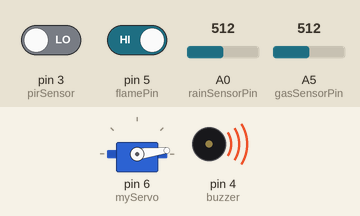
The sketch below on a simulated Arduino Uno, built with avr-gcc and run on an emulated ATmega328P. Shown: servo, buzzer (waves = sounding, pin HIGH). The test bench sets the inputs (shaded band); at power-on: A0 (rainSensorPin) = 512, A5 (gasSensorPin) = 512, pin 3 (pirSensor) LOW, pin 5 (flamePin) HIGH.

Above: at 1.3 s.
1.4 s: A0 (rainSensorPin) set to 486
At 1.9 s:
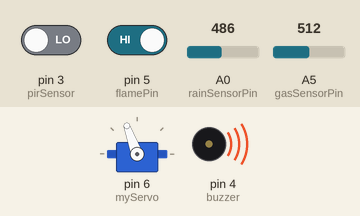
3.0 s: A5 (gasSensorPin) set to 359
4.5 s: A5 (gasSensorPin) set to 340
At 5.5 s:
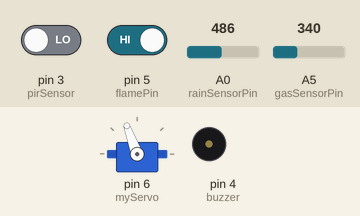
6.0 s: A0 (rainSensorPin) set to 510
At 6.7 s:
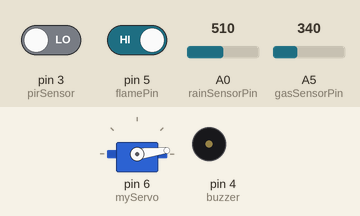
7.5 s: A0 (rainSensorPin) set to 490
At 7.9 s:
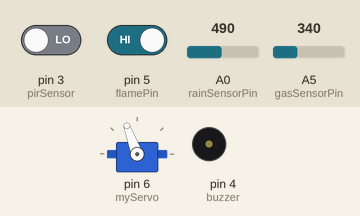
9.0 s: A0 (rainSensorPin) set to 511
At 10.2 s:
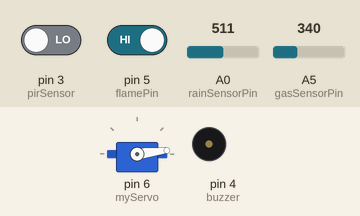
Timing chart, 0 to 11.5 s (numbered marks = the images above; inputs shaded):
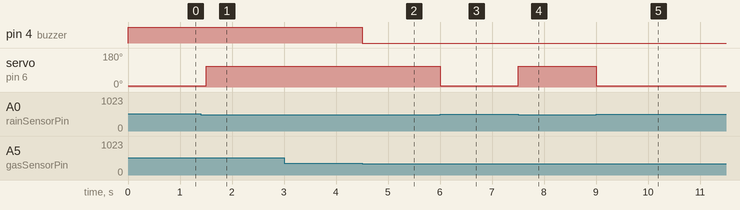

Measured:
- the behaviour switches between 500 and 499 on A0 (rainSensorPin) (found by bisection; images 0 and 1)
- the behaviour switches between 351 and 350 on A5 (gasSensorPin) (found by bisection; images 1 and 2)
- after the input at 1.4 s, servo on pin 6 (myServo): 7° → 110° after 0.10 s
- after the input at 3.0 s, every drawn part: stays the same
- after the input at 4.5 s, pin 4 (buzzer): HIGH → LOW at once
- after the input at 6.0 s, servo on pin 6 (myServo): 110° → 7° at once
- after the input at 7.5 s, servo on pin 6 (myServo): 7° → 110° at once
- after the input at 9.0 s, servo on pin 6 (myServo): 110° → 7° at once

The sketch:

Arduino2.ino
```cpp
#include <Servo.h>


Servo myServo;

const int pirSensor = 3;
const int buzzer = 4;
const int rainSensorPin = A0;
const int gasSensorPin = A5;
const int flamePin = 5;

int umbrellasensorValue = 0;
int mask = 1;

const int gasThreshold = 350;

void setup() {


  pinMode(pirSensor, INPUT);
  pinMode(buzzer, OUTPUT);
  pinMode(gasSensorPin, INPUT);
  pinMode(flamePin, INPUT);
  myServo.attach(6);
  myServo.write(7); // Initial servo position
}

void loop() {
  int motionDetected = digitalRead(pirSensor);
  int gasValue = analogRead(gasSensorPin);
  int flameState = digitalRead(flamePin);
  umbrellasensorValue = analogRead(rainSensorPin);

  bool dangerDetected = false;

  // 🔁 Motion detection
  if (motionDetected == HIGH) {
    if (mask == 1) {
      Serial.println("🚶 Motion Detected.");
      mask = 0;
    }
    dangerDetected = true;
  } else {
    mask = 1;
  }

  // 🔥 Gas detection
  if (gasValue > gasThreshold) {
    Serial.println("⚠️ Gas Detected!");
    dangerDetected = true;
  }

  // ☔ Rain detection
  if (umbrellasensorValue < 500) {
    myServo.write(110); // Open umbrella
  } else {
    myServo.write(7);   // Close umbrella
  }

  // Fire Detection
  if(flameState==LOW)
  {
    dangerDetected=true;
  }


  // 🔔 Buzzer control: turn on if either motion or gas detected
  digitalWrite(buzzer, dangerDetected ? HIGH : LOW);

  delay(500); // Stability
}
```
